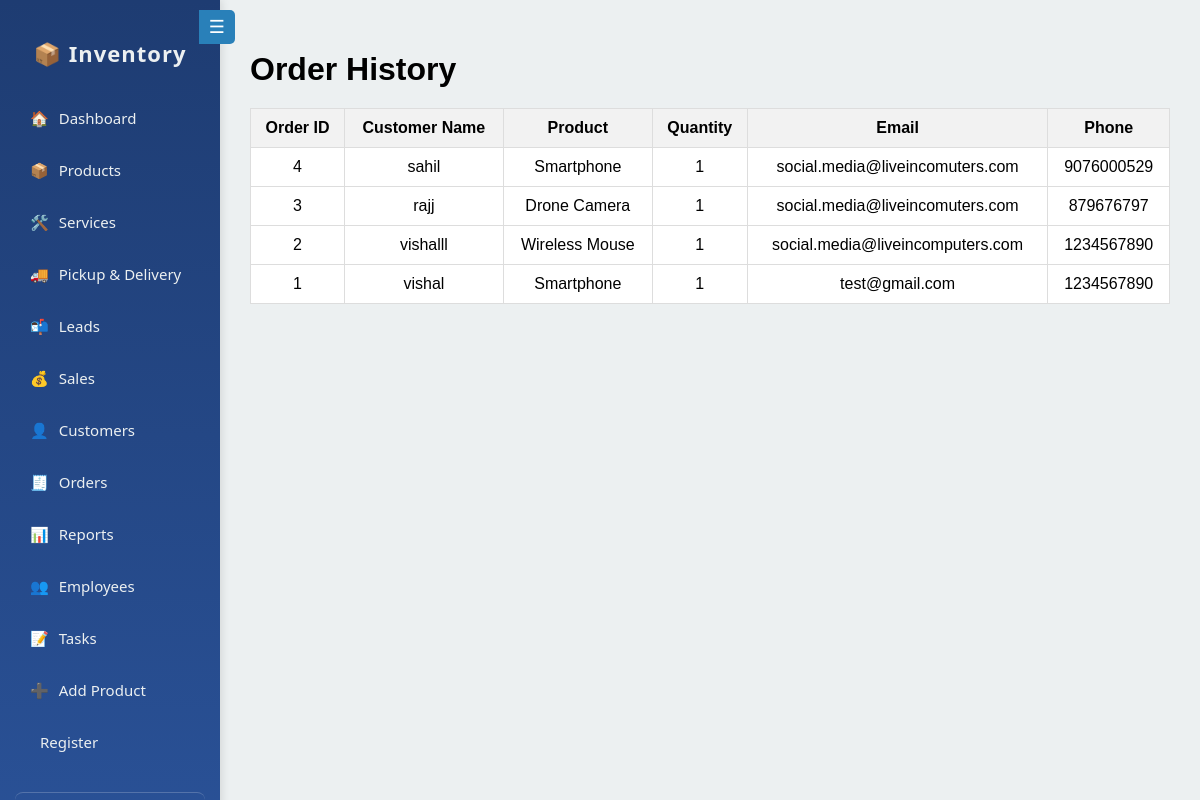
Page /orders.php (signed in) on the committed database.
### tables this page shows
CREATE TABLE `customer_orders` (
  `id` int(11) NOT NULL,
  `customer_name` varchar(100) DEFAULT NULL,
  `email` varchar(100) DEFAULT NULL,
  `phone` varchar(20) DEFAULT NULL,
  `product_id` int(11) DEFAULT NULL,
  `quantity` int(11) DEFAULT NULL,
  `order_date` timestamp NOT NULL DEFAULT current_timestamp()
);

CREATE TABLE `products` (
  `id` int(11) NOT NULL,
  `name` varchar(100) DEFAULT NULL,
  `stock` int(11) DEFAULT NULL,
  `image_url` varchar(255) DEFAULT NULL,
  `price` decimal(10,2) DEFAULT NULL,
  `category` varchar(100) DEFAULT NULL
);

### orders.php (the view, shortened to what this page needs)
<?php
include 'components/connections.php';
$sql = "SELECT customer_orders.id, customer_orders.customer_name, products.name AS product_name, customer_orders.quantity, customer_orders.email, customer_orders.phone
        FROM customer_orders
        JOIN products ON customer_orders.product_id = products.id
        ORDER BY customer_orders.id DESC";
$result = $conn->query($sql);
?>
<!DOCTYPE html>
<html>
<head>
    <link rel="stylesheet" href="style.css">
</head>
<body>
<div class="container">
<?php include 'sidebar.php'; ?>
    <div class="main">
        <h1>Order History</h1>
        <table class="orders-table">
            <tr>
                <th>Order ID</th>
                <th>Customer Name</th>
                <th>Product</th>
                <th>Quantity</th>
                <th>Email</th>
                <th>Phone</th>
            </tr>
            <?php if ($result->num_rows > 0): ?>
                <?php while ($row = $result->fetch_assoc()): ?>
                    <tr>
                        <td><?= $row['id'] ?></td>
                        <td><?= htmlspecialchars($row['customer_name']) ?></td>
                        <td><?= htmlspecialchars($row['product_name']) ?></td>
                        <td><?= $row['quantity'] ?></td>
                        <td><?= htmlspecialchars($row['email']) ?></td>
                        <td><?= htmlspecialchars($row['phone']) ?></td>
                    </tr>
                <?php endwhile; ?>
            <?php else: ?>
                <tr><td colspan="6">No orders yet.</td></tr>
            <?php endif; ?>
        </table>
    </div>
</div>
</body>
</html>

### style.css (style rules this page uses)
body { margin: 0; font-family: 'Segoe UI', sans-serif; background: #f4f4f4; }
.container { display: flex; height: 100vh; }
.main { flex: 1; padding: 20px; background: #ecf0f1; }
table { width: 100%; border-collapse: collapse; margin-top: 20px; background: white; }
th, td { padding: 12px; text-align: left; border-bottom: 1px solid #ddd; }

### orders.php (style rules this page uses)
body { margin: 0; font-family: Arial, sans-serif; background: #ecf0f1; }
.container { display: flex; }
.main { flex: 1; padding: 30px; }
h1 { margin-bottom: 20px; }
.orders-table { width: 100%; border-collapse: collapse; background: white; }
.orders-table th, .orders-table td { padding: 10px; border: 1px solid #ddd; text-align: center; }
.orders-table th { background-color: #f2f2f2; }

### sidebar.php (style rules this page uses)
.main { margin-left: 220px; padding: 30px; transition: margin-left 0.3s ease; }

### rows in the picture
customer_orders: id "4", customer_name "sahil", product.name "Smartphone", quantity "1", email "social.media@liveincomuters.com", phone "9076000529"
customer_orders: id "3", customer_name "rajj", product.name "Drone Camera", quantity "1", email "social.media@liveincomuters.com", phone "879676797"
customer_orders: id "2", customer_name "vishalll", product.name "Wireless Mouse", quantity "1", email "social.media@liveincomputers.com", phone "1234567890"
customer_orders: id "1", customer_name "vishal", product.name "Smartphone", quantity "1", email "test@gmail.com", phone "1234567890"
